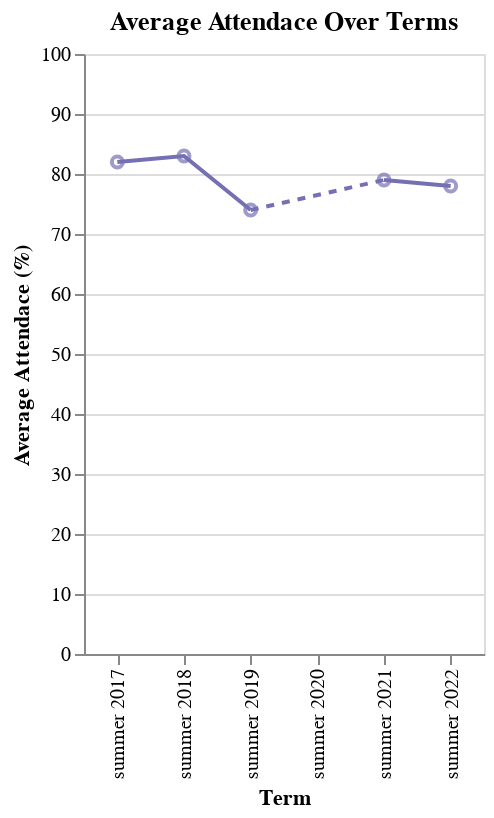

The code cell stored with this chart in its notebook:
### Code cell
df_3 = pd.read_csv("average_attendance.csv")
summer_df_3 = df_3[df_3.Term.str.contains('summer')]


line = alt.Chart(summer_df_3).mark_line().encode(
    y = alt.Y("Average Attendace (%)", scale=alt.Scale(domain=(0, 100))),
    x= "Term",
    color=alt.value("#7570b3")
).properties(
    width = 200
)

summer_2020_df = pd.DataFrame({
    'Term': ["summer 2019", "summer 2021"],
    'Average Attendace (%)':  [74, 79],
})

summer_2020_chart = alt.Chart(summer_2020_df).mark_line(strokeDash=[4,4]).encode(
    y = 'Average Attendace (%)',
    x = 'Term',
    color=alt.value("#7570b3")
)

point = alt.Chart(summer_df_3).mark_point().encode(
    y = alt.Y("Average Attendace (%)", scale=alt.Scale(domain=(0, 100))),
    x= "Term", 
    color=alt.value("#7570b3")
).properties(
    width = 200
)

(line + summer_2020_chart + point).properties(
    title="Average Attendace Over Terms"
)

### Figure 1 — Vega-Lite specification as saved in the notebook (floating-point values rounded to 4 significant figures)
{"config": {"view": {"continuousWidth": 300, "continuousHeight": 300}}, "layer": [{"data": {"name": "data-e49bb5381ef266e4034d3f8ebb473524"}, "mark": {"type": "line"}, "encoding": {"color": {"value": "#7570b3"}, "x": {"field": "Term", "type": "nominal"}, "y": {"field": "Average Attendace (%)", "scale": {"domain": [0, 100]}, "type": "quantitative"}}}, {"data": {"name": "data-2bd32db926821f7c73431ee957dd04cd"}, "mark": {"type": "line", "strokeDash": [4, 4]}, "encoding": {"color": {"value": "#7570b3"}, "x": {"field": "Term", "type": "nominal"}, "y": {"field": "Average Attendace (%)", "type": "quantitative"}}}, {"data": {"name": "data-e49bb5381ef266e4034d3f8ebb473524"}, "mark": {"type": "point"}, "encoding": {"color": {"value": "#7570b3"}, "x": {"field": "Term", "type": "nominal"}, "y": {"field": "Average Attendace (%)", "scale": {"domain": [0, 100]}, "type": "quantitative"}}}], "title": "Average Attendace Over Terms", "width": 200, "$schema": "https://vega.github.io/schema/vega-lite/v5.6.1.json", "datasets": {"data-e49bb5381ef266e4034d3f8ebb473524": [{"Term": "summer 2017", "Total Students": 118.0, "Average Attendace (%)": 82.0}, {"Term": "summer 2018", "Total Students": 107.0, "Average Attendace (%)": 83.0}, {"Term": "summer 2019", "Total Students": 82.0, "Average Attendace (%)": 74.0}, {"Term": "summer 2020", "Total Students": null, "Average Attendace (%)": null}, {"Term": "summer 2021", "Total Students": 113.0, "Average Attendace (%)": 79.0}, {"Term": "summer 2022", "Total Students": 81.0, "Average Attendace (%)": 78.0}], "data-2bd32db926821f7c73431ee957dd04cd": [{"Term": "summer 2019", "Average Attendace (%)": 74}, {"Term": "summer 2021", "Average Attendace (%)": 79}]}}
